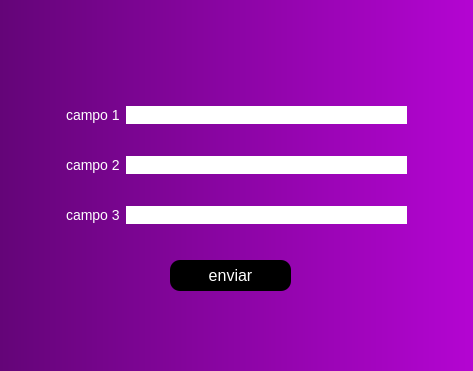
<?xml version="1.0" encoding="UTF-8"?>
<ui version="4.0">
 <class>Dialog</class>
 <widget class="QDialog" name="Dialog">
  <property name="geometry">
   <rect>
    <x>0</x>
    <y>0</y>
    <width>473</width>
    <height>371</height>
   </rect>
  </property>
  <property name="windowTitle">
   <string>Dialog</string>
  </property>
  <property name="styleSheet">
   <string notr="true">QDialog{
	background-color: qlineargradient(spread:pad, x1:0, y1:0, x2:1, y2:0, stop:0 rgba(100, 5, 120), stop:1 rgba(180, 5, 210));
font-family: arial, verdana
}

QLineEdit{
border: 0;
font-size: 14px;
}

QLabel{
color: white;
font-size: 14px;
}



QPushButton#boton{
background-color: black;
color: white;
font-size: 16px;
border-radius: 10;
}

QPushButton#boton:hover{
background-color:blue;
cursor: hand;
}</string>
  </property>
  <widget class="QPushButton" name="boton">
   <property name="geometry">
    <rect>
     <x>170</x>
     <y>260</y>
     <width>121</width>
     <height>31</height>
    </rect>
   </property>
   <property name="text">
    <string>enviar</string>
   </property>
  </widget>
  <widget class="QWidget" name="">
   <property name="geometry">
    <rect>
     <x>66</x>
     <y>80</y>
     <width>341</width>
     <height>171</height>
    </rect>
   </property>
   <layout class="QGridLayout" name="gridLayout">
    <item row="0" column="0">
     <widget class="QLabel" name="label">
      <property name="text">
       <string>campo 1</string>
      </property>
     </widget>
    </item>
    <item row="0" column="1">
     <widget class="QLineEdit" name="lineEdit">
      <property name="text">
       <string/>
      </property>
     </widget>
    </item>
    <item row="1" column="0">
     <widget class="QLabel" name="label_2">
      <property name="text">
       <string>campo 2</string>
      </property>
     </widget>
    </item>
    <item row="1" column="1">
     <widget class="QLineEdit" name="lineEdit_2">
      <property name="text">
       <string/>
      </property>
     </widget>
    </item>
    <item row="2" column="0">
     <widget class="QLabel" name="label_3">
      <property name="text">
       <string>campo 3</string>
      </property>
     </widget>
    </item>
    <item row="2" column="1">
     <widget class="QLineEdit" name="lineEdit_3">
      <property name="text">
       <string/>
      </property>
     </widget>
    </item>
   </layout>
  </widget>
 </widget>
 <resources/>
 <connections/>
</ui>
